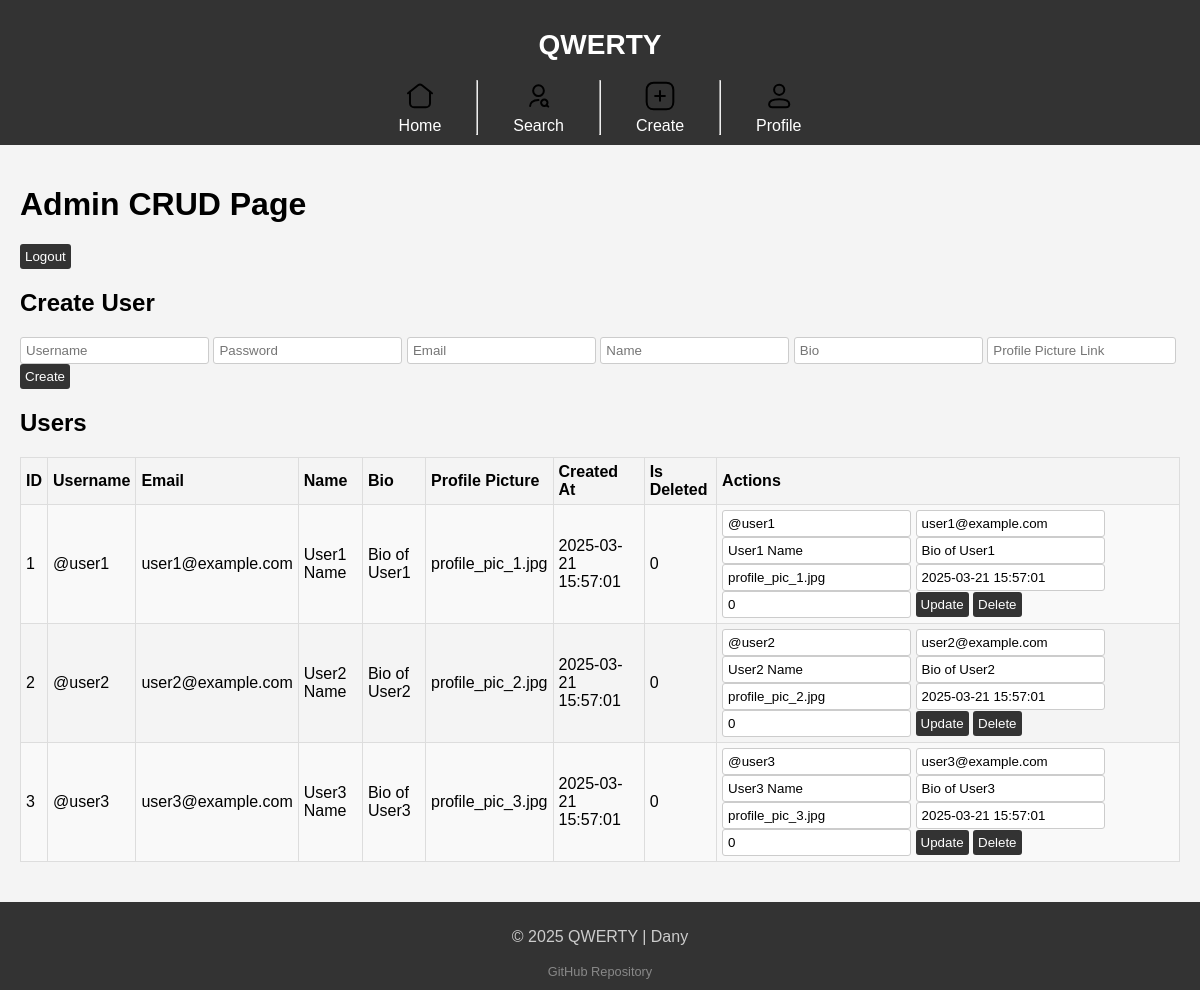
Screenshot of /admin_crud.php (signed in) with the database file from the repository.
### tables this page shows
CREATE TABLE users (
    user_id INT AUTO_INCREMENT PRIMARY KEY,
    username VARCHAR(20) NOT NULL UNIQUE,
    password VARCHAR(255) NOT NULL,  
    email VARCHAR(100) NOT NULL,
    name VARCHAR(100) NOT NULL,
    bio TEXT DEFAULT NULL,
    profile_pic VARCHAR(255) DEFAULT NULL,
    created_at TIMESTAMP DEFAULT CURRENT_TIMESTAMP,
    is_deleted BOOLEAN DEFAULT FALSE,
    data_changes_history JSON DEFAULT ('{"origin": {"username": "", "email": "", "name": "", "bio": "", "profile_pic": ""}}')
);

### src/Models/UserManager.php (called while the page is built, shortened)
<?php
class UserManager extends User {
    private $connection;
    public function __construct($connection, $username, $email, $name, $bio = null, $profile_pic = null) {
        $this->connection = $connection;
    }
    public function getAllUsers() {
        $stmt = $this->connection->query("SELECT * FROM users");
        return $stmt->fetchAll(PDO::FETCH_ASSOC);
    }
}

### public/admin_crud.php (the view, shortened to what this page needs)
<?php
require '../src/DBconnect.php';
require '../src/Models/UserManager.php';
$userManager = new UserManager($connection, null, null, null);
$users = $userManager->getAllUsers();
?>
<?php
$styles = '<link rel="stylesheet" href="css/pages/admin_crud.css">';
include 'layout/header.php'
?>
<main>
    <h1>Admin CRUD Page</h1>
    <form method="POST" style="display:inline;">
        <button type="submit" name="logout">Logout</button>
    </form>
    <h2>Create User</h2>
    <form method="POST">
        <input type="text" name="username" placeholder="Username" required>
        <input type="password" name="password" placeholder="Password" required>
        <input type="email" name="email" placeholder="Email" required>
        <input type="text" name="name" placeholder="Name" required>
        <input type="text" name="bio" placeholder="Bio">
        <input type="text" name="profile_pic" placeholder="Profile Picture Link">
        <button type="submit" name="create">Create</button>
    </form>
    <h2>Users</h2>
    <table border="1">
        <tr>
            <th>ID</th>
            <th>Username</th>
            <th>Email</th>
            <th>Name</th>
            <th>Bio</th>
            <th>Profile Picture</th>
            <th>Created At</th>
            <th>Is Deleted</th>
            <th>Actions</th>
        </tr>
        <?php foreach ($users as $user): ?>
            <tr>
                <td><?= htmlspecialchars($user['user_id']) ?></td>
                <td><?= htmlspecialchars($user['username']) ?></td>
                <td><?= htmlspecialchars($user['email']) ?></td>
                <td><?= htmlspecialchars($user['name']) ?></td>
                <td><?= htmlspecialchars($user['bio'] ?: 'N/A') ?></td>
                <td><?= htmlspecialchars($user['profile_pic'] ?: 'N/A') ?></td>
                <td><?= htmlspecialchars($user['created_at']) ?></td>
                <td><?= htmlspecialchars($user['is_deleted']) ?></td>
                <td>
                    <form method="POST" style="display:inline;">
                        <input type="text" name="username" value="<?= htmlspecialchars($user['username']) ?>" required>
                        <input type="email" name="email" value="<?= htmlspecialchars($user['email']) ?>" required>
                        <input type="text" name="name" value="<?= htmlspecialchars($user['name']) ?>" required>
                        <input type="text" name="bio" value="<?= htmlspecialchars($user['bio'] ?: '') ?>">
                        <input type="text" name="profile_pic" value="<?= htmlspecialchars($user['profile_pic'] ?: '') ?>">
                        <input type="text" name="created_at" value="<?= htmlspecialchars($user['created_at']) ?>">
                        <input type="text" name="is_deleted" value="<?= htmlspecialchars($user['is_deleted']) ?>">
                        <button type="submit" name="update">Update</button>
                    </form>
                    <form method="POST" style="display:inline;">
                        <button type="submit" name="delete">Delete</button>
                    </form>
                </td>
            </tr>
        <?php endforeach; ?>
    </table>
</main>
<?php include 'layout/footer.php'; ?>

### public/layout/header.php (shortened to what this page needs)
<!DOCTYPE html>
<html lang="en">
<head>
    <link rel="stylesheet" href="css/main.css">
    <?php if (isset($styles)) echo $styles; ?>
</head>
<body>
    <header>
        <h1 class="title">QWERTY</h1>
        <nav>
            <a href="index.php" class="nav-item">
                <img src="img/icons/svg/home-iconly.svg" alt="Home Icon" class="nav-icon">
                <span class="nav-text">Home</span>
            </a>
            <hr>
            <a href="search.php" class="nav-item">
                <img src="img/icons/svg/user-search-iconly.svg" alt="Search for User Icon" class="nav-icon">
                <span class="nav-text">Search</span>
            </a>
            <hr>
            <a href="post_new.php" class="nav-item">
                <img src="img/icons/svg/create-new-iconly.svg" alt="Create New post Icon" class="nav-icon">
                <span class="nav-text">Create</span>
            </a>
            <hr>
            <?php if (isset($_SESSION['username'])): ?>
                <a href="profile.php?username=<?php echo $_SESSION['username']; ?>" class="nav-item">
                    <img src="img/icons/svg/profile-iconly.svg" alt="Profile Icon" class="nav-icon">
                    <span class="nav-text">Profile</span>
                </a>
            <?php endif; ?>
        </nav>
    </header>

### public/layout/footer.php
    <footer>
        <p class="copy">&copy; 2025 QWERTY | Dany</p>
        <a class="link github-repo" href="https://github.com/DanyilT/WebDev-Project">GitHub Repository</a>
    </footer>
</body>
</html>

### public/css/main.css (style rules this page uses)
body { font-family: Arial, sans-serif; margin: 0; padding: 0; background-color: #f4f4f4; display: flex; flex-direction: column; min-height: 100vh; }
main { flex: 1; padding: 20px; }

### public/css/pages/admin_crud.css (style rules this page uses)
table th, td { padding: 5px; }
form { display: block; padding: 0; }
form input, form textarea { padding: 5px; margin-bottom: 0; }
form button { margin-top: 0; padding: 5px; }

### public/css/layouts/header.css (style rules this page uses)
header { background-color: #333; color: #fff; padding: 10px 0; text-align: center; }
header .title { font-size: 1.75em; }
header nav { display: flex; justify-content: center; gap: 20px; }
header .nav-item { display: flex; flex-direction: column; gap: 5px; align-items: center; color: #fff; margin: 0 15px; text-decoration: none; transition: color 0.3s; }
header .nav-icon { width: 32px; height: 32px; object-fit: cover; transition: 0.3s; }
header .nav-text { font-size: 16px; }
header hr { margin: 0; }

### public/css/layouts/footer.css (style rules this page uses)
footer { background-color: #333; color: #fff; text-align: center; padding: 10px 0; width: 100%; }
footer .copy { font-size: 1em; color: #ccc; }
footer .link { font-size: 0.8em; color: #888; text-decoration: none; }

### public/css/components/forms.css (style rules this page uses)
form { display: flex; flex-direction: column; gap: 10px; padding: 20px 0; }
form input, form textarea { padding: 10px; margin-bottom: 5px; border: 1px solid #ccc; border-radius: 3px; }

### public/css/components/tables.css (style rules this page uses)
table { width: 100%; border-collapse: collapse; margin: 20px 0; font-size: 16px; text-align: left; }
table th, td { padding: 12px 15px; border: 1px solid #ddd; }
table th { background-color: #f4f4f4; font-weight: bold; }
table tr:nth-child(even) { background-color: #f9f9f9; }

### public/css/components/button.css (style rules this page uses)
button { margin-top: 10px; padding: 10px; background-color: #333; color: #fff; border: none; border-radius: 3px; cursor: pointer; transition: background-color 0.3s; }

### rows the page displays
users: user_id "1", username "@user1", email "user1@example.com", name "User1 Name", bio "Bio of User1", profile_pic "profile_pic_1.jpg", created_at "2025-03-21 15:57:01", is_deleted "0"
users: user_id "2", username "@user2", email "user2@example.com", name "User2 Name", bio "Bio of User2", profile_pic "profile_pic_2.jpg", created_at "2025-03-21 15:57:01", is_deleted "0"
users: user_id "3", username "@user3", email "user3@example.com", name "User3 Name", bio "Bio of User3", profile_pic "profile_pic_3.jpg", created_at "2025-03-21 15:57:01", is_deleted "0"
